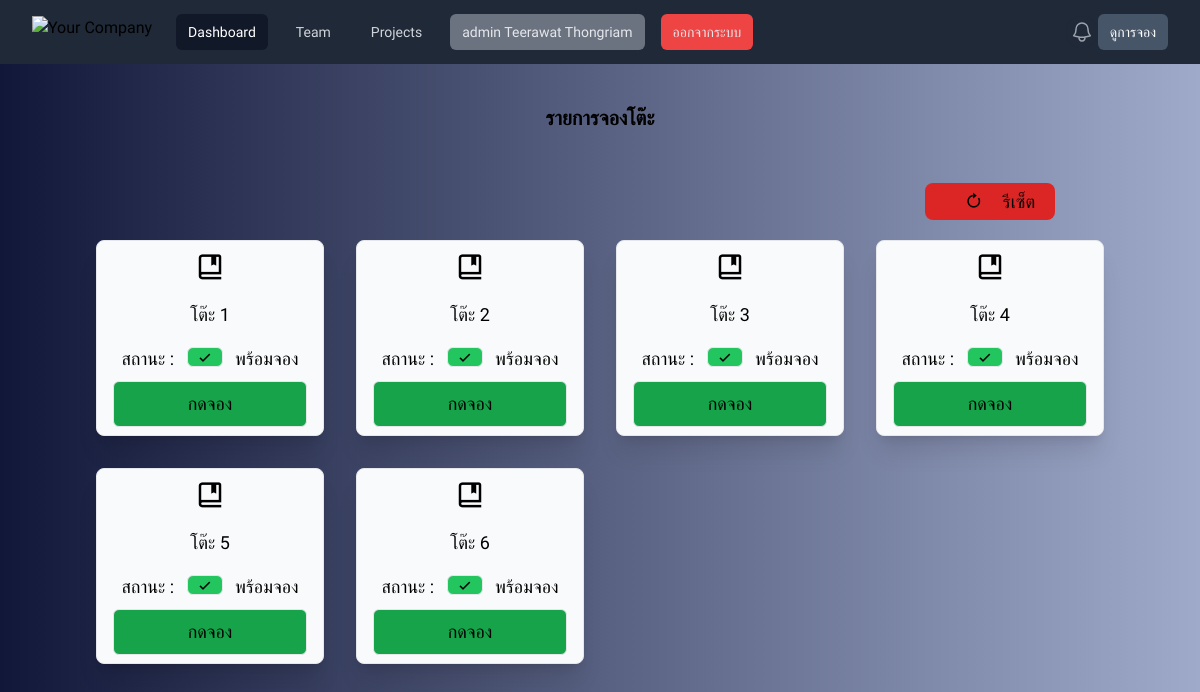
The app's page / (signed in) with its own data.
### app/models.py (models this page shows)
class Table(models.Model):
    user = models.ForeignKey(User,on_delete=models.CASCADE,null=True,blank=True)
    table = models.IntegerField()
    status = models.BooleanField(default=False)

### app/views.py (the view)
# urls.py: path('',home,name='home'),
def home(request):
    table = Table.objects.all()
    booking_list = Booking_drink.objects.filter(status=True,cancel=False)
    print(booking_list)
    return render(request,'home.html',{'table':table,'booking_list':booking_list})

### app/templates/home.html (shortened to what this page needs)
<!DOCTYPE html>
<html lang="en">
<head>
    <script src="https://cdn.tailwindcss.com"></script>
    <link href='https://unpkg.com/boxicons@2.1.4/css/boxicons.min.css' rel='stylesheet'>
</head>
<body style="font-family: prompt;" class="bg-gradient-to-r from-[#111738] to-[#9faaca]">
    <nav class="bg-gray-800">
        <div class="mx-auto max-w-7xl px-2 sm:px-6 lg:px-8">
            <div class="relative flex h-16 items-center justify-between">
                <div class="flex flex-1 items-center justify-center sm:items-stretch sm:justify-start">
                    <div class="flex flex-shrink-0 items-center">
                        <img class="h-8 w-auto" src="https://tailwindui.com/img/logos/mark.svg?color=indigo&shade=500"
                            alt="Your Company">
                    </div>
                    <div class="hidden sm:ml-6 sm:block">
                        <div class="flex space-x-4">
                            <a href="/" class="bg-gray-900 text-white rounded-md px-3 py-2 text-sm font-medium"
                                aria-current="page">Dashboard</a>
                            <a href="#"
                                class="text-gray-300 hover:bg-gray-700 hover:text-white rounded-md px-3 py-2 text-sm font-medium">Team</a>
                            <a href="#"
                                class="text-gray-300 hover:bg-gray-700 hover:text-white rounded-md px-3 py-2 text-sm font-medium">Projects</a>
                            {% if user.is_authenticated %}
                            <a href="{% url 'profile' %}"
                                class="text-gray-200 hover:bg-gray-700 bg-gray-500 hover:text-white rounded-md px-3 py-2 text-sm font-medium">
                                {{user }} {{user.first_name }} {{user.last_name }}</a>
                            <a href="{% url 'logout' %}"
                                class="text-gray-200 hover:bg-gray-700 bg-red-500 hover:text-white rounded-md px-3 py-2 text-sm font-medium">ออกจากระบบ</a>
                            {% else %}
                            <a href="{% url 'login' %}"
                                class="text-gray-800 hover:bg-yellow-700 bg-yellow-500 hover:text-white rounded-md px-3 py-2 text-sm font-medium">เข้าสู่ระบบ</a>
                            {% endif %}
                        </div>
                    </div>
                </div>
                <div class="absolute inset-y-0 right-0 flex items-center pr-2 sm:static sm:inset-auto sm:ml-6 sm:pr-0">
                    <button type="button"
                        class="relative rounded-full bg-gray-800 p-1 text-gray-400 hover:text-white focus:outline-none focus:ring-2 focus:ring-white focus:ring-offset-2 focus:ring-offset-gray-800">
                        <span class="absolute -inset-1.5"></span>
                    </button>
                    {% if user.is_staff %}
                    <a href="{% url 'booking_list' %}"
                        class=" hover:bg-slate-700 bg-slate-600 text-white hover:text-white rounded-md px-3 py-2 text-sm font-medium">ดูการจอง</a>
                    {% else %}
                    <a href="{% url 'booking_list' %}"
                        class=" hover:bg-slate-700 bg-slate-600 text-white hover:text-white rounded-md px-3 py-2 text-sm font-medium">การจองของฉัน</a>
                    {% endif %}
                </div>
            </div>
        </div>
    </nav>
    <div class="mt-10">
        {% block content %}
        <div class="text-center text-xl font-bold">
            <p>รายการจองโต๊ะ</p>
        </div>
        <div class="flex justify-center gap-4 mt-10 mb-10">
            <div class="container text-center">
                {% if user.is_staff %}
                <div class="grid grid-cols-4 gap-4">
                    <div></div>
                    <div></div>
                    <div></div>
                    <div class="flex justify-center p-2 hover:scale-105  overflow-hidden">
                        <div class="text-center p-2">
                        <a href="{% url 'reset' %}" class="text-lg bg-red-600 p-2 px-5 rounded-lg text-center"><i class='bx bx-revision px-5'></i>รีเซ็ต</a>
                        </div>
                    </div>
                </div>
                {% endif %}
                <div class="grid md:grid-cols-4 md:gap-4 grid-cols-2 gap-2 md:text-lg text-sm">
                    {% for i in table %}
                    <div class="border bg-slate-50 rounded-lg shadow-xl m-2">
                        <i class='bx bx-book-bookmark p-2 text-3xl rounded-lg'></i>
                        <p class="p-2">โต๊ะ {{ i.table }}</p>
                        {% if i.status == True %}
                        <p class="p-2">สถานะ :
                            <i class='bx bx-message-square-x mx-2 bg-red-500 border rounded-md px-2'></i>
                            จองแล้ว
                        </p>
                        <a href="#" class="">
                            <div class="ml-4 mr-4 p-2 bg-red-600 border rounded-md px-2 mb-2">
                                จองแล้ว {{ i.user.first_name }} {{ i.user.last_name }}
                            </div>
                        </a>
                        {% else %}
                        <p class="p-2">สถานะ :
                            <i class='bx bx-check mx-2 bg-green-500  border rounded-md px-2'></i> พร้อมจอง
                        </p>
                        <a href="{% url 'booking' i.id %}" class="">
                            <div class="ml-4 mr-4 p-2 bg-green-600 hover:scale-105  border rounded-md px-2 mb-2">
                                กดจอง
                            </div>
                        </a>
                        {% endif %}
                    </div>
                    {% endfor %}
                </div>
            </div>
        </div>
        {% endblock %}
    </div>
</body>
</html>

### records on screen
Table: table "1", shows "สถานะ :", status False (drawn)
Table: table "2", shows "สถานะ :", status False (drawn)
Table: table "3", shows "สถานะ :", status False (drawn)
Table: table "4", shows "สถานะ :", status False (drawn)
Table: table "5", shows "สถานะ :", status False (drawn)
Table: table "6", shows "สถานะ :", status False (drawn)

### other values on screen
{{ user }} "admin"
{{ user.first_name }} "Teerawat"
{{ user.last_name }} "Thongriam"
